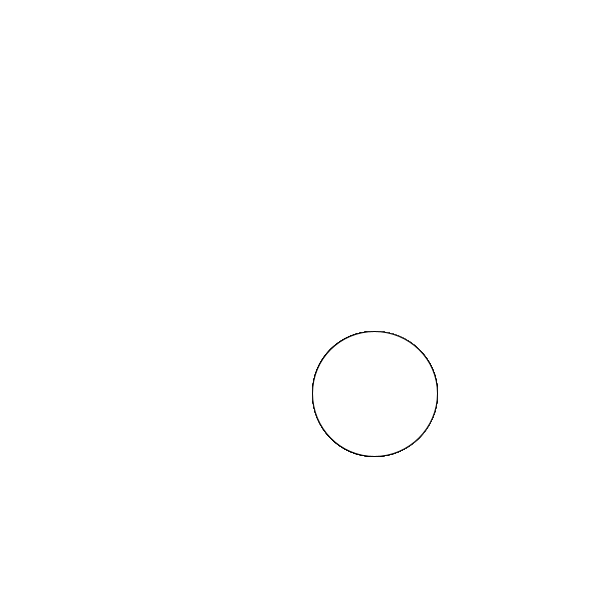
Frame 1 (no input)
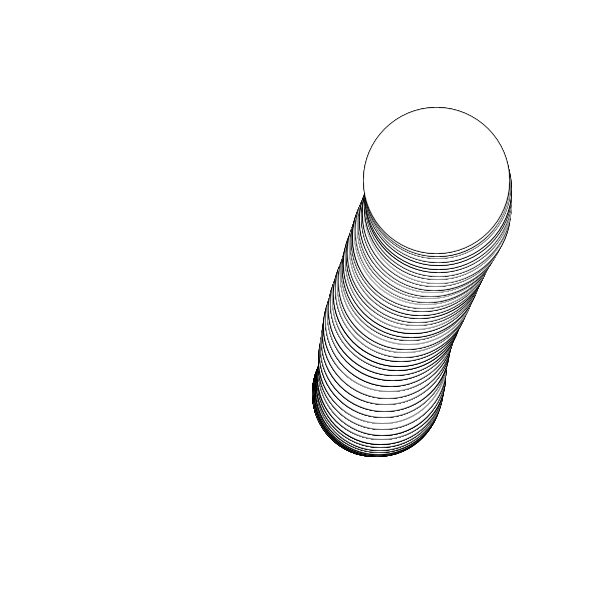
Frame 60 (the mouse pressed at the canvas centre just before this capture)
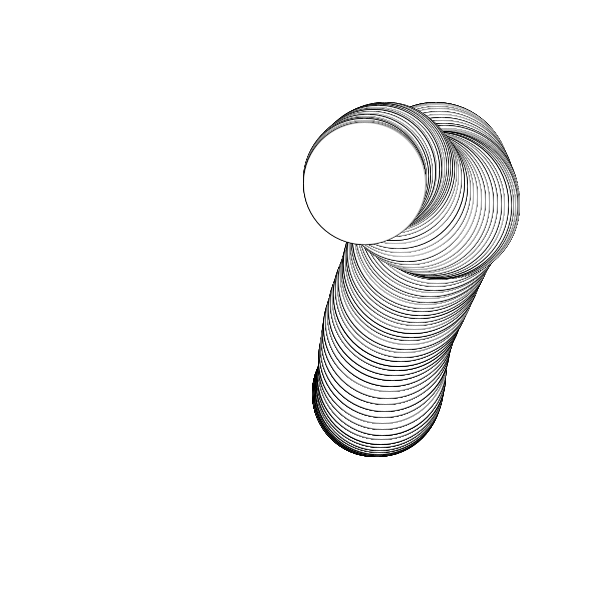
Frame 120 (the mouse held since frame 60 and released just before this capture)

The Processing sketch that drew these frames (run headless with seeded random() and noise(); from frame 60 on, the mouse is pressed at the canvas centre):

// Processing sketch: week3_NonUniform_Probability
// ── week3_NonUniform_Probability.pde
ArrayList<Walker> clones = new ArrayList<Walker>();
int numWalkers = 10;

void setup() {
  size(600, 600);
  background(255);
  
  for (int i = 0; i < numWalkers; i++) {
    Walker c = new Walker();
    c.r = 0;
    c.g = 0;
    c.b = 0;
    
    c.x = int(random(width));
    c.y = int(random(height));
    clones.add(c);
  }
}

void draw() {

  for (int i = 0; i < numWalkers; i++) {
    clones.get(i).step();
    clones.get(i).display();
  }
}
// ── Walker.pde
class Walker {
  float x;
  float y;
  float tx;
  float ty;
  
  int r;
  int g;
  int b;
  float a;
  
  Walker() {
    //println("I am in the game");
   x = width/2;
   y = height/2;
   
   tx = 88880;
   ty = -10000;
   
   r = int(random(255));
   g = int(random(255));
   b = int(random(255));
   a = 255;
  }
  
  void display() {
   stroke(r,g,b,a);
   point(x,y);
   
   // change radius according to noise
   float r  = map(noise(tx),0,1,0,200);
   a = map(noise(ty),0,1,10,200);
   ellipse(x,y,r,r);
  }
  
  void step() {
    x = map(noise(tx),0,1,0,width);
    y = map(noise(ty),0,1,0,height);
    
    tx += 0.01;
    ty += 0.01;
  }

}
